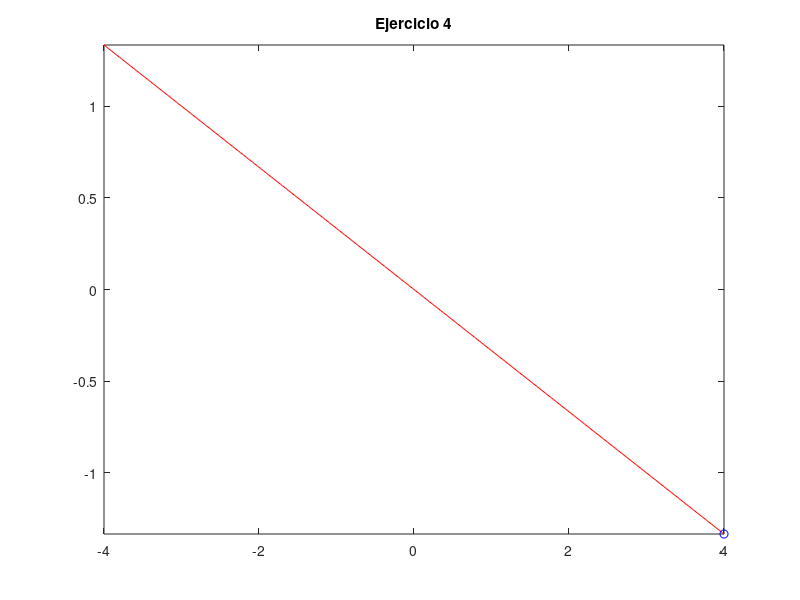
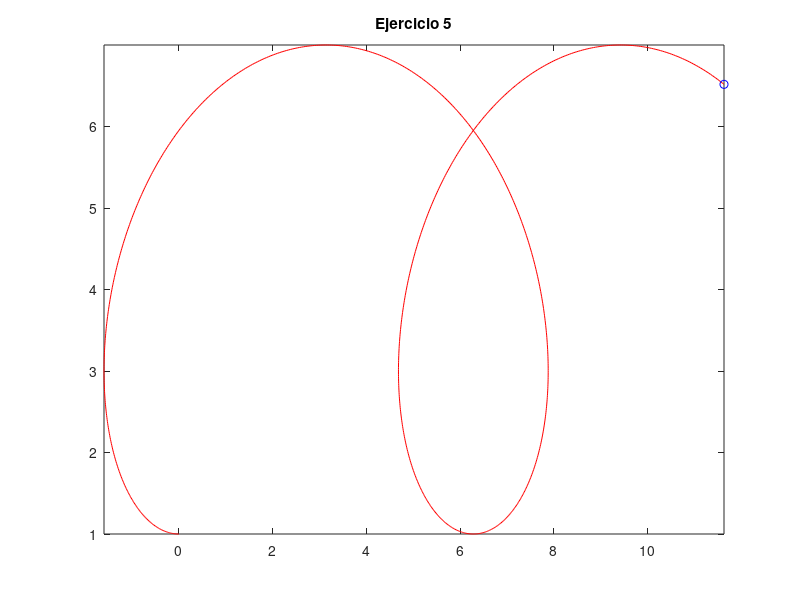
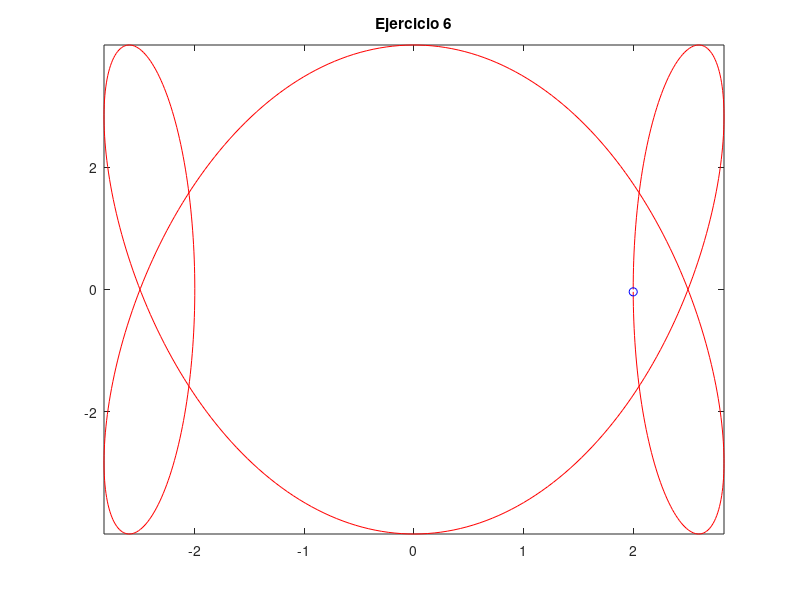
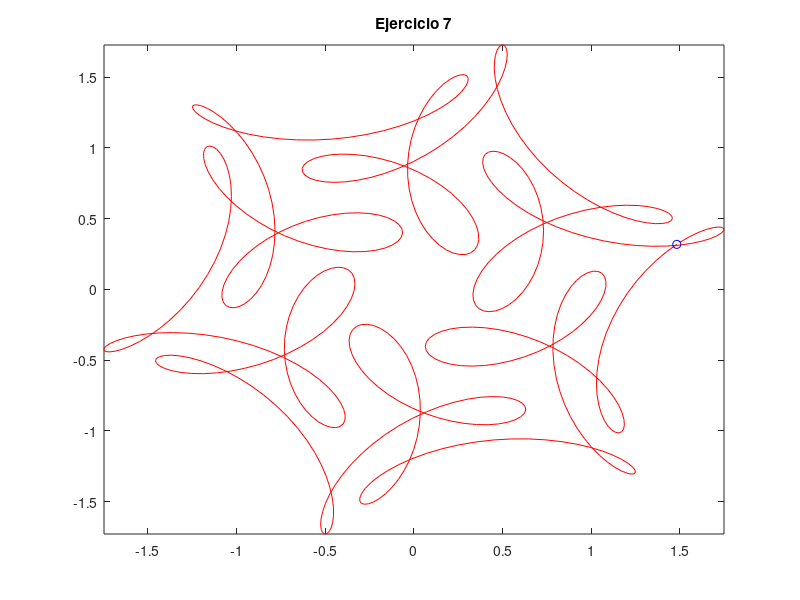

Recreate these plots in MATLAB, in order.
clear all
close all
clc

%% 4
t = -2:0.01:2;
x = 2*t;
y = (t - 3*t)/3;
figure, comet(x,y), title('Ejercicio 4')

%% 5
t = 0:0.01:10;
x = t - 3*sin(t);
y = 4 - 3*cos(t);
figure, comet(x,y), title('Ejercicio 5')

%% 6
t = 0:0.01:2*pi;
x = 3*cos(t) - cos(3*t);
y = 4*sin(3*t);
figure, comet(x,y), title('Ejercicio 6')

%% 7
t = 0:0.01:2*pi;
x = cos(t) + (1/2)*cos(7*t) + (1/3)*sin(17*t);
y = sin(t) + (1/2)*sin(7*t) + (1/3)*cos(17*t);
figure, comet(x,y), title('Ejercicio 7')

%% 8
t = 0:0.01:2*pi;
x = 17*cos(t) + 7*cos(17*t);
y = 17*sin(t) - 7*sin(17*t);
figure, comet(x,y), title('Ejercicio 8')

%% 9
t = 0:0.01:14*pi;
x = 2*cos(t);
y = 2*sin(t);
figure, comet(x,y), title('Ejercicio 9')

%% 10
t = -2*pi:0.01:2*pi;
x = 5*t - 4*sin(t);
y = 5 - 4*cos(t);
figure, comet(x,y), title('Ejercicio 10')

%% 11
t = 0:0.01:2*pi;
x = 4*cos(t) + cos(4*t);
y = 4*sin(t) - sin(4*t);
figure, comet(x,y), title('Ejercicio 11')

%% 12
t = 0:0.01:2*pi;
x = sin(2*t);
y = sin(3*t);
figure, comet(x,y), title('Ejercicio 12')

%% 13
t = 0:0.01:2*pi;
x = sin(4*t);
y = sin(5*t);
figure, comet(x,y), title('Ejercicio 13')
